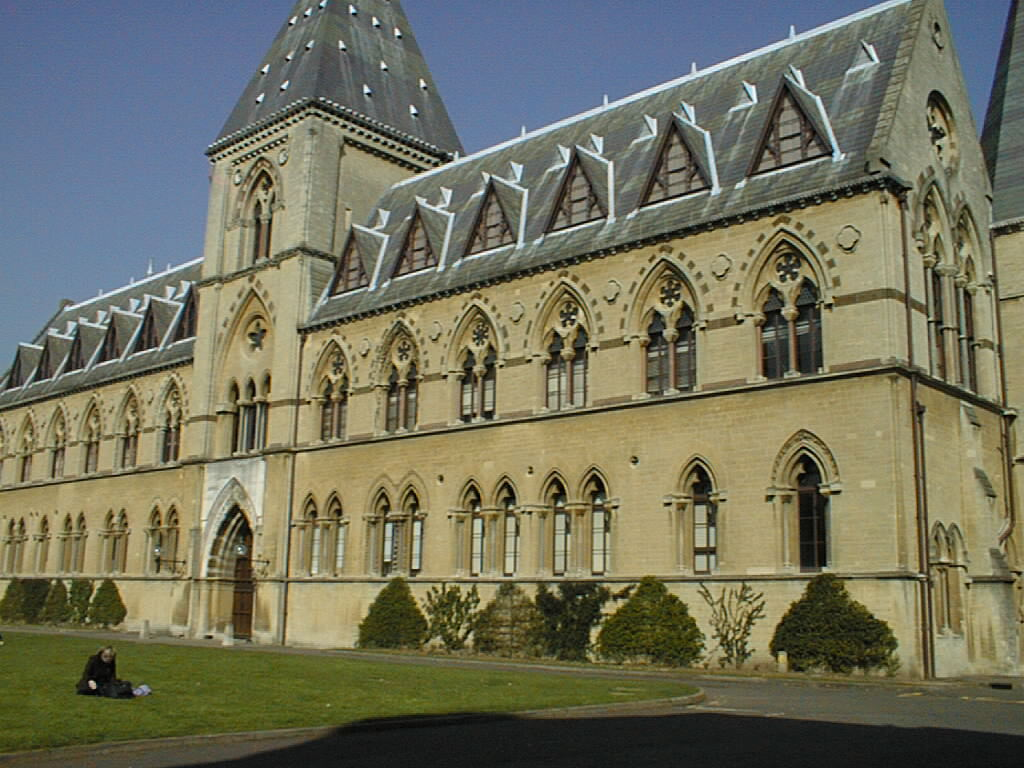
#> input picture Assignment-02 Materials/im1.jpg, 1024 x 768 px, found by its file name; its folder holds 3 pictures in this run
$ jupyter execute --allow-errors 190648C_a02.ipynb   (Python 2 division)
#> lines starting #> are read from the running program, lines starting #| are printed output that depends on the picture; pictures that were not available may be replaced by others from this repository, and a replacement may not be noted
### 190648C
### VIKASITHA K.S.S.
#### ASSIGNMENT 02

https://github.com/SasininduSV/EN2550-Assignment-02.git

## $Q1$

[cell 1]
import numpy as np
from scipy.optimize import minimize
from scipy import linalg
from scipy import optimize
import matplotlib.pyplot as plt
import random
#np.random.seed(0)

def generateNoisyPointSet():
    N = 100
    half_n = N//2
    r = 10
    s = r/16
    t = np.random.uniform(0, 2*np.pi, half_n)
    n = s*np.random.randn(half_n)
    x , y = (r + n)*np.cos(t) , (r + n)*np.sin(t)
    X_circ = np.hstack((x.reshape(half_n, 1), y.reshape(half_n, 1)))
    m, b = -1, 2
    x = np.linspace(-12, 12, half_n)
    y = m*x + b + s*np.random.randn(half_n)
    X_line = np.hstack((x.reshape(half_n, 1) , y.reshape(half_n, 1)))
    X = np.vstack((X_circ, X_line))
    return X,N

X,N = generateNoisyPointSet()

Generate a noisy point set X

### $(a)$

[cell 2]
# Estimate the cicle using RANSAC algorithm
def circleEstimate(min_iterations, min_inliers, no_of_points, points, inlier_treshold):
#> called with min_iterations = 250, min_inliers = 42, no_of_points = 100, points = array of shape (100, 2), inlier_treshold = 0.9
    its = min_iterations
    max_inliers = 0
    while max_inliers < min_inliers or its > 0:
        # Randomly choose 3 points
        sample = random.sample(range(1, no_of_points), 3)
        x1 = np.zeros([3,2])
        for i in range(3):
            x1[i]=points[sample[i]]

        # Calculate the coordinates of the center & the radius of the circle passing through those 3 points
        x2 = np.hstack((x1,np.ones((3,1))))
        x3 = (-1*((x1[:,0]*x1[:,0])+(x1[:,1]*x1[:,1]))).reshape(3,1)
        c = np.matmul(np.linalg.inv(x2),x3)
        c_x , c_y = -c[0]/2 , -c[1]/2
        radius = np.sqrt(c_x*c_x + c_y*c_y - c[2])

        if radius > 30:continue

        no_of_inliers, inlier_points = inlierCount(points, c_x, c_y, radius, inlier_treshold) # Find inliers

        # Check whether it is the best model with most inliers
        if max_inliers < no_of_inliers:
            max_inliers, circle_parameters, best_inlier_points, best_sample = no_of_inliers, [c_x,c_y,radius], inlier_points, x1
        if max_inliers >= min_inliers:
            its-=1

    return max_inliers, circle_parameters, best_inlier_points, best_sample

# Check whether a given point is an inlier or not
def isInlier(x, y, cx, cy, r, T):
    r_=(x-cx)**2+(y-cy)**2
    if r-T < np.sqrt(r_) < r+T:
        return True
    else: return False

# Find inliers of a given circle
def inlierCount(points, cx, cy, r, T):
    n=0
    inlier_arr=np.zeros((1,2))
    for i in points:
        if isInlier(i[0], i[1], cx, cy, r, T):
            n+=1
            if not inlier_arr.any():
                inlier_arr[0]=i
            else:
                inlier_arr=np.concatenate((inlier_arr,[i]),axis=0)
    return n,inlier_arr

# calculate the distance of each 2D points from the center (xc, yc)
def calc_R(xc, yc):
    return np.sqrt((x-xc)**2 + (y-yc)**2)

# calculate the algebraic distance between the data points and the mean circle centered at c=(xc, yc)
def f_2(c):
    Ri = calc_R(*c)
    return Ri - Ri.mean()

# least square method circle fit
# [11 lines left out: function leastSquareCirc, not called in this run]

Once 3 points randomly get choosen. Calculate the circle passes through those 3 points. Then, calculate the number of inliers corresponding to that circle. The circle with highest number of inliers is taken as the best estimate. After that, the best-fit circle is computed by using the inlier points of that best sample & $least$ $square$ method.

### $(b)$

#> (a cell that did not finish here is left out)

Plot of the point set, the circle estimated from the sample leading to the best estimate, this sample of three points, inliers, and the best-fit circle.

## $Q2$

[cell 4]
import cv2 as cv

point_matrix = np.zeros((4,2),dtype=np.float32)

counter = 0
# mouse-clicking
# [6 lines left out: function mouseClicks, not called in this run]

# getting points by mouse-clicking
def gettingPoints(im, win_name):
    cv.imshow(win_name,im)
    cv.setMouseCallback(win_name,mouseClicks)
    cv.waitKey(0)
    cv.destroyAllWindows()

def BGR2RGB(im):
    return cv.cvtColor(im,cv.COLOR_BGR2RGB)

fig , ax = plt.subplots(3 , 3 ,figsize=(18,18))

for j in range(1,4):
    img = cv.imread(r'Assignment-02 Materials\im{}.jpg'.format(j))
#> img is the input picture: shape (768, 1024, 3); mean B, G, R 93.3, 113.8, 113.9
    assert img is not None
    flag = cv.imread(r'Assignment-02 Materials\f{}.png'.format(j))
    assert flag is not None

    gettingPoints(img, 'img{}'.format(j))

    # computing homography
    H = cv.getPerspectiveTransform(np.array([[0, 0],[np.shape(flag)[1],0],[0,np.shape(flag)[0]],[np.shape(flag)[1],np.shape(flag)[0]]],dtype=np.float32), point_matrix)

    # warping the flag
    warped_f = cv.warpPerspective(flag, H,(np.shape(img)[1],np.shape(img)[0]))
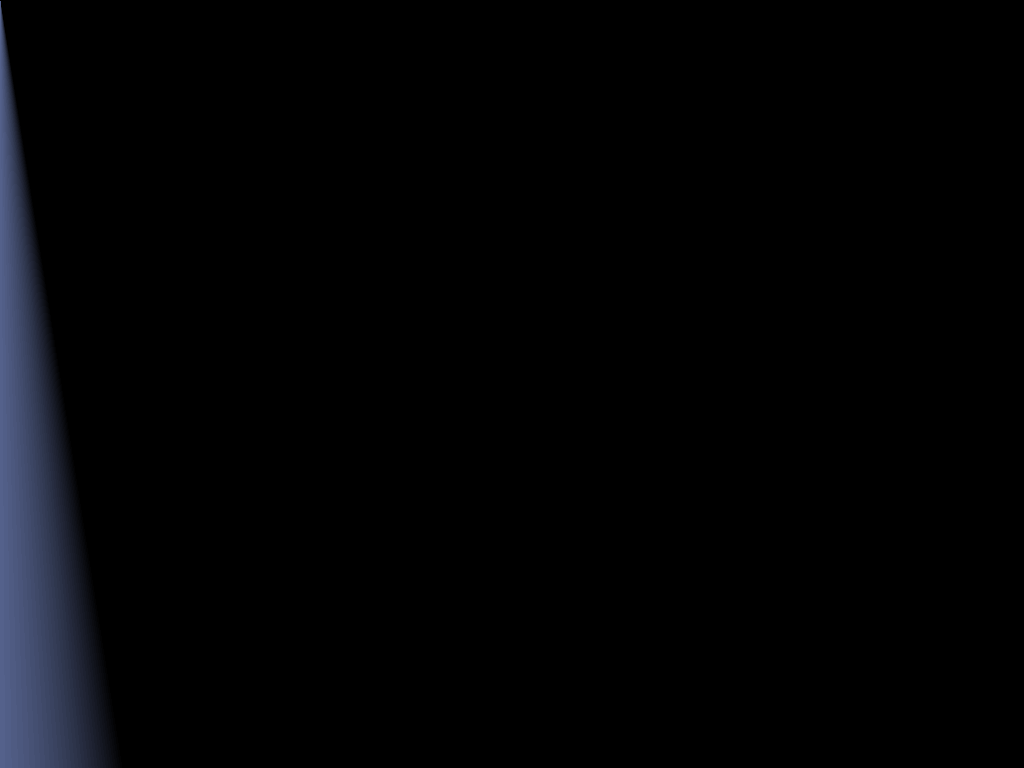
#> warped_f: shape (768, 1024, 3); mean B, G, R 5.1, 3.6, 3.1

    # blending the warped flag on to the architectural image
    result = cv.addWeighted(img, 1, warped_f, 0.6, 0)
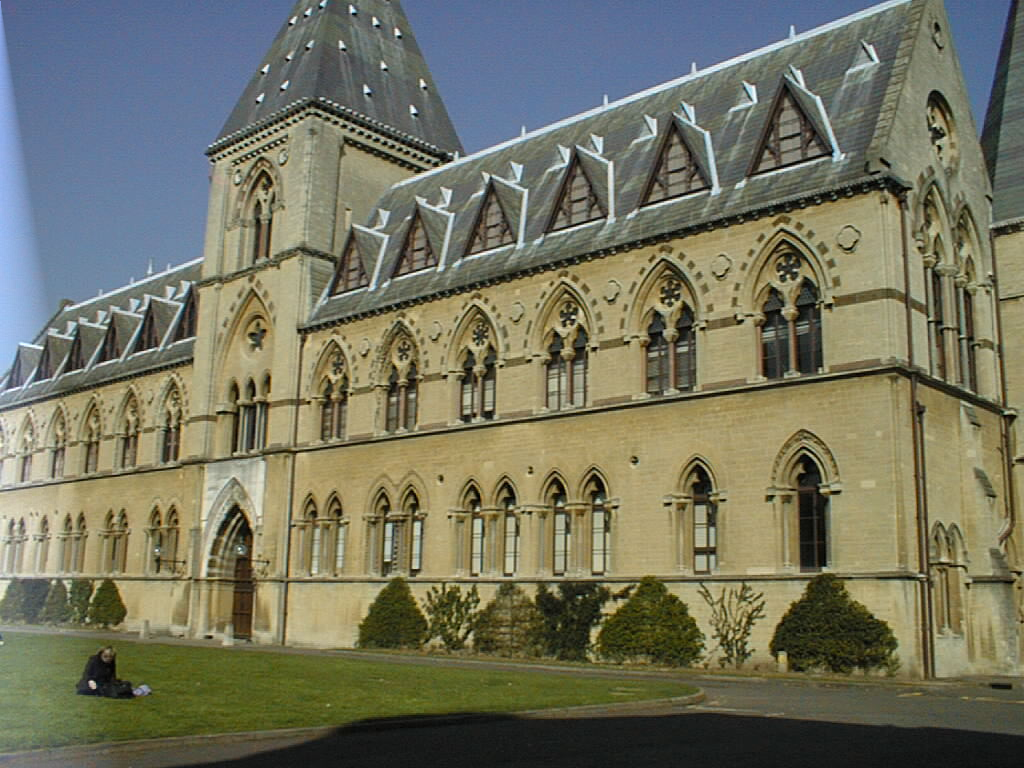
#> result: shape (768, 1024, 3); mean B, G, R 96.3, 116, 115.7

    titles = ("Architectural Image" , "Flag Image", "Superimposed Image")

    ax[j-1,0].imshow(BGR2RGB(img))
    ax[j-1,1].imshow(BGR2RGB(flag))
    ax[j-1,2].imshow(BGR2RGB(result))
    for k in range(3):
        ax[j-1,k].axis('off')
        ax[j-1,k].set_title(titles[k])
#> pass 2 of the loop `for j in range(1,4):`:
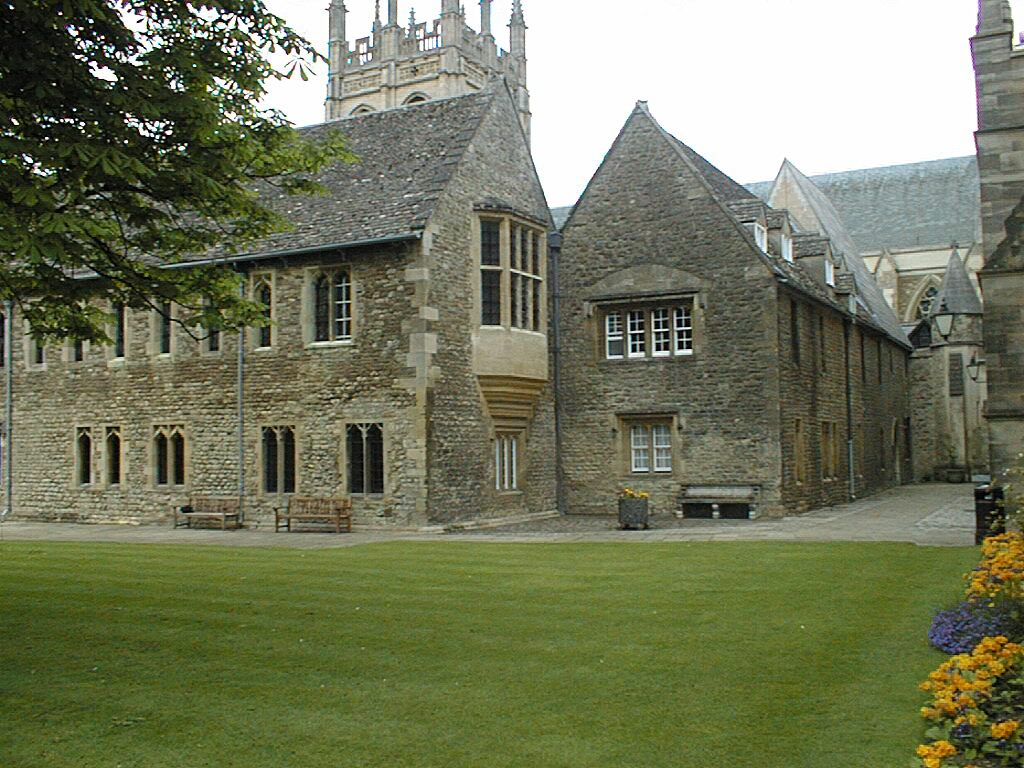
#> input picture Assignment-02 Materials/im2.jpg, 1024 x 768 px, found by its file name
#> img is the input picture: shape (768, 1024, 3); mean B, G, R 91.8, 120.1, 114.6
#> `warped_f = cv.warpPerspective(flag, H,(np.shape(img)[1],np.shape(img)[..`:
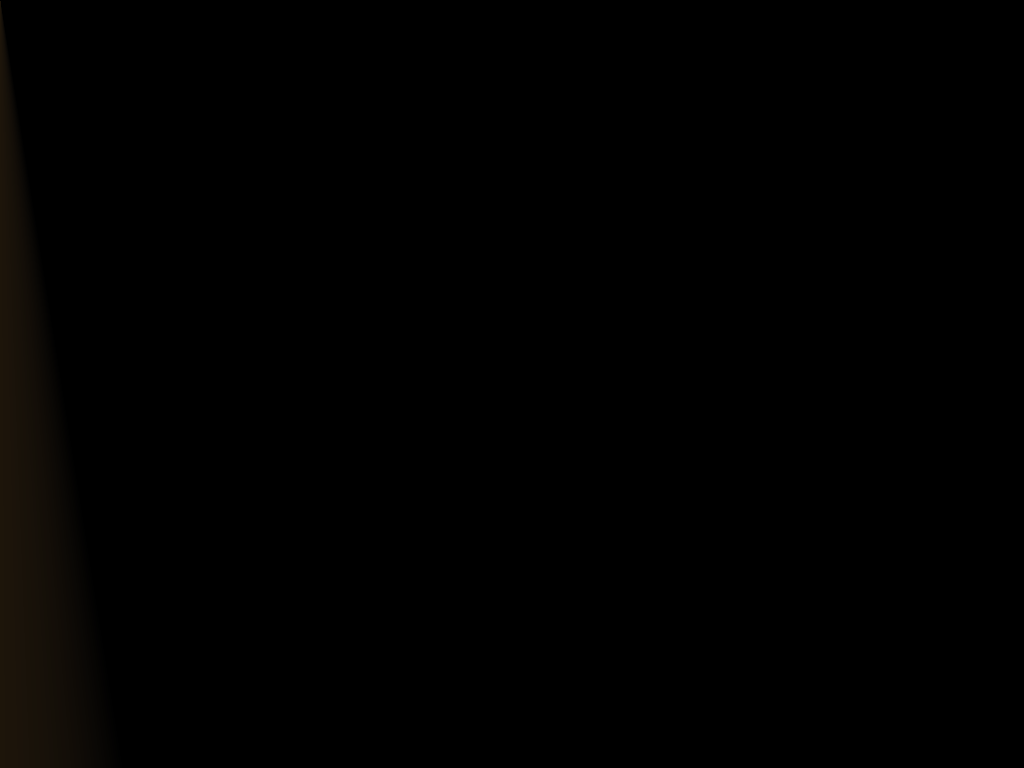
#> warped_f: shape (768, 1024, 3); mean B, G, R 0.4, 0.8, 1.1
plt.show()
